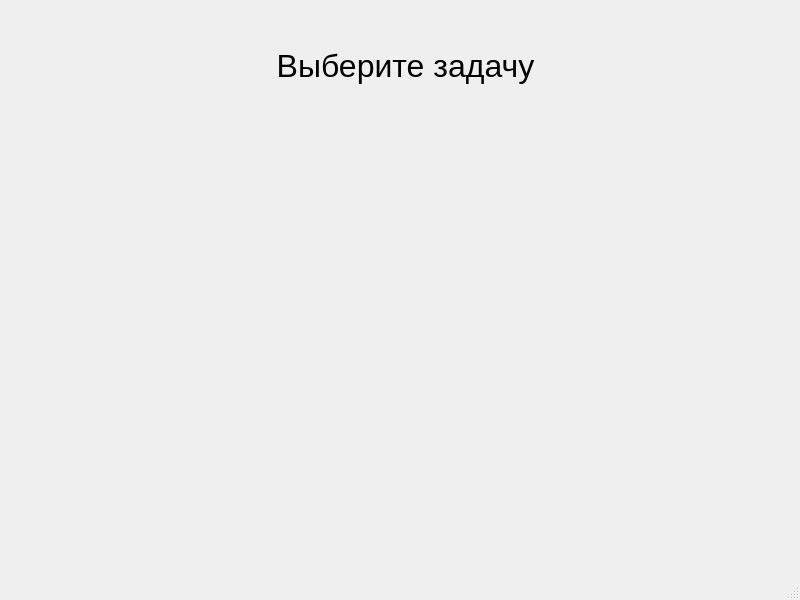
<?xml version="1.0" encoding="UTF-8"?>
<ui version="4.0">
 <class>taskselectionwindow</class>
 <widget class="QMainWindow" name="taskselectionwindow">
  <property name="geometry">
   <rect>
    <x>0</x>
    <y>0</y>
    <width>800</width>
    <height>600</height>
   </rect>
  </property>
  <property name="windowTitle">
   <string>MainWindow</string>
  </property>
  <widget class="QWidget" name="centralwidget">
   <widget class="QLabel" name="label">
    <property name="geometry">
     <rect>
      <x>220</x>
      <y>40</y>
      <width>371</width>
      <height>51</height>
     </rect>
    </property>
    <property name="font">
     <font>
      <pointsize>24</pointsize>
     </font>
    </property>
    <property name="text">
     <string>Выберите задачу</string>
    </property>
    <property name="alignment">
     <set>Qt::AlignCenter</set>
    </property>
   </widget>
  </widget>
  <widget class="QMenuBar" name="menubar">
   <property name="geometry">
    <rect>
     <x>0</x>
     <y>0</y>
     <width>800</width>
     <height>18</height>
    </rect>
   </property>
  </widget>
  <widget class="QStatusBar" name="statusbar"/>
 </widget>
 <resources/>
 <connections/>
</ui>
